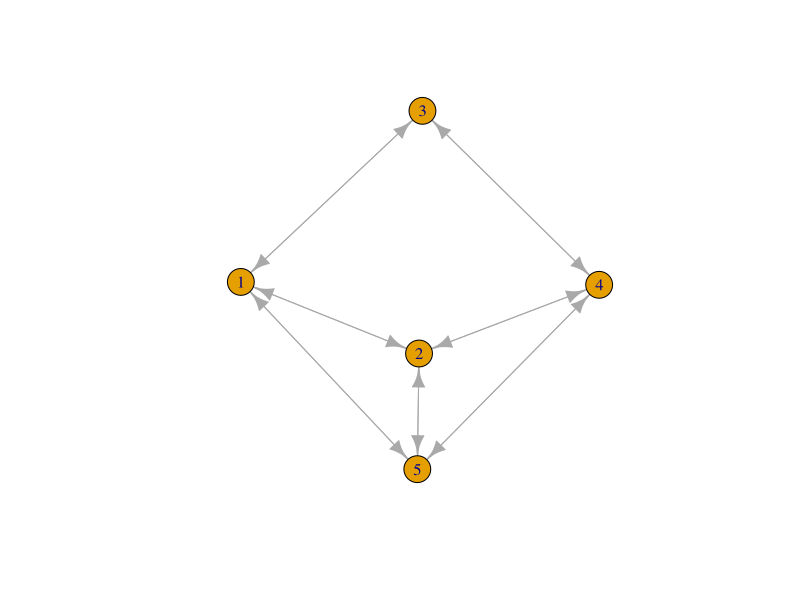
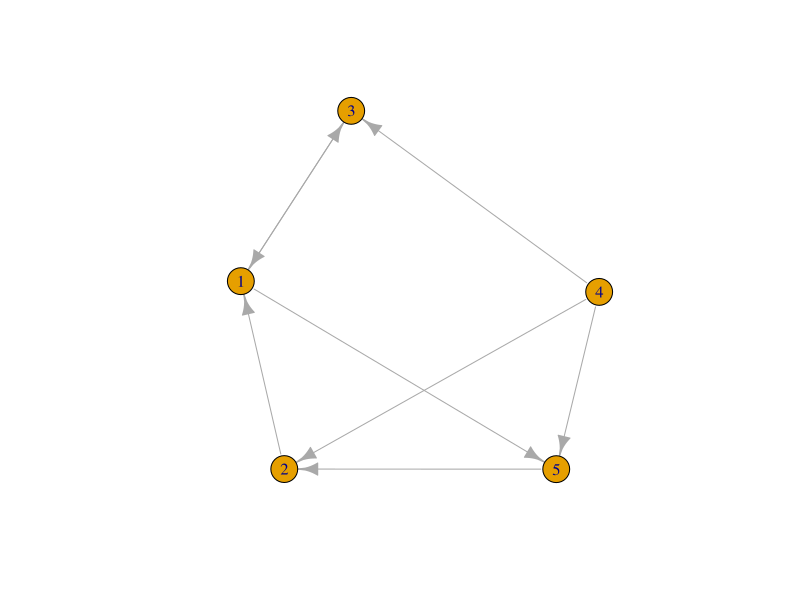
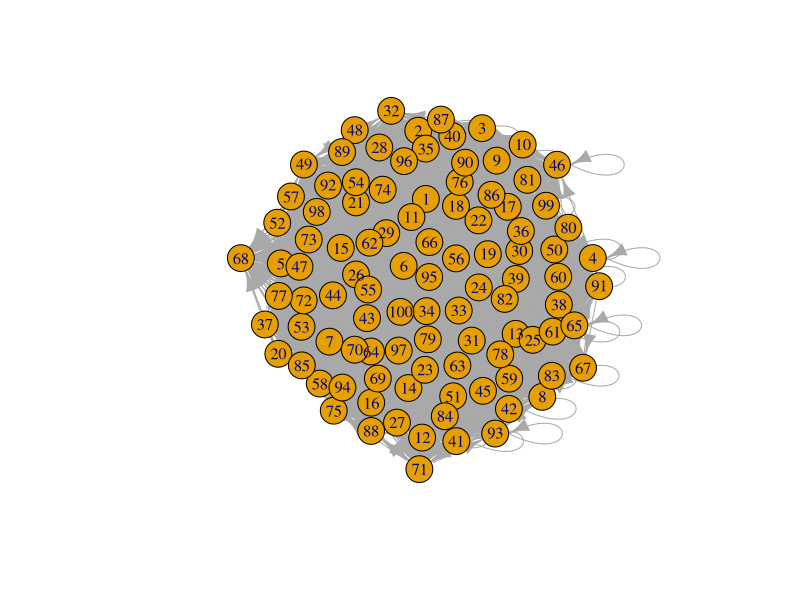
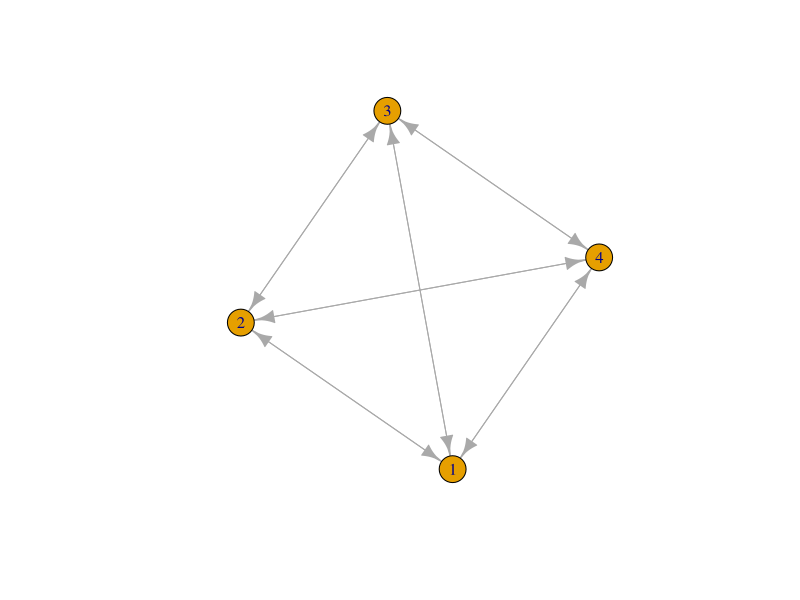
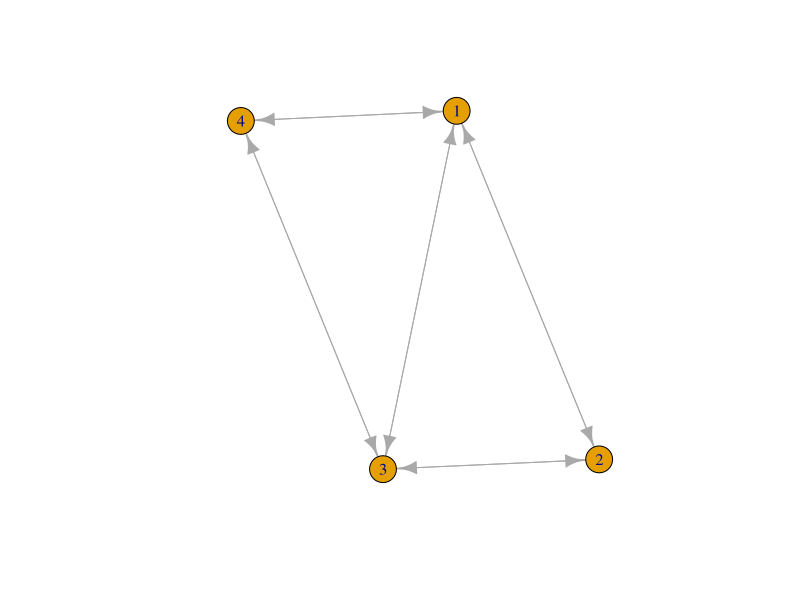
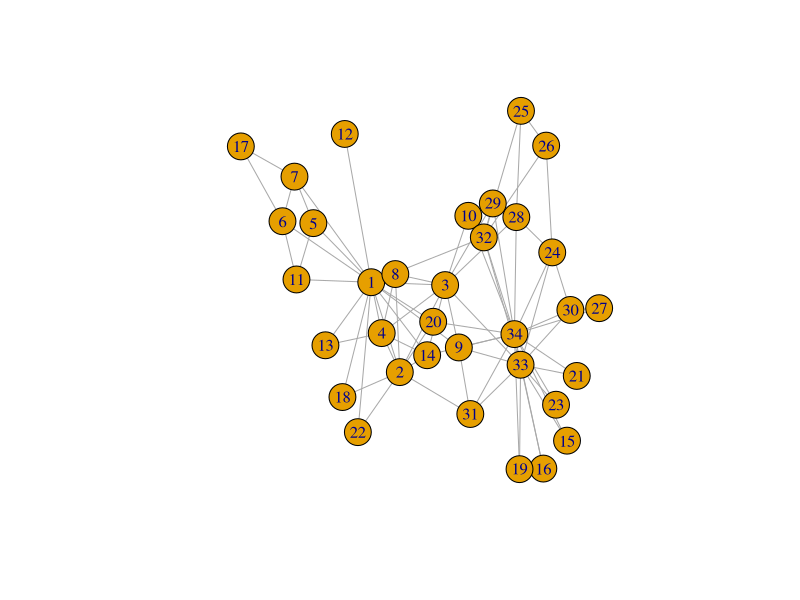

R code for these plots, in order:
## ---- chunk 1
knitr::opts_chunk$set(echo = TRUE)
## ---- chunk 2
#matrix(data, nrow, ncol, byrow, dimnames)
num1 <- c(0, 1, 2, 3, 4, 5, 6, 7, 8)
num2 <- data.frame(0, 1, 2, 3, 4, 5, 6, 7, 8)
## ---- chunk 3
## ego is row, alter is column
base <- c(0, 1)
mat1 <- matrix(base, nrow=100, ncol = 100, byrow = TRUE)
mat1

mat2 <- matrix(rnorm(1), nrow = 100, byrow = TRUE)
mat2
## ---- chunk 4
#in class 
numbers <- sample(x=0:1, size = 16, replace = TRUE)
net1 <- matrix(numbers, 4, 4, TRUE)
net1
## ---- chunk 5
diag(net1) <- 0
net1

#undirected network -- symmetric matrix
#symmetry - triangle (transpose didn't work) - if flip columns and rows, will have the same matrix
# upper triangle of matrix -- as AS SYMMETRIC
## ---- chunk 6
# descriptive statistics
rowSums(net1)
mean(net1)

## ---- chunk 7
## WORKSPACE FOR LEARNING R CODE
# install.packages("igraph")
#code from sample lab notebook
## graph <- graph_from_adjacency_matrix(AM_empty, mode = "directed")
## triad_census(graph)
library(igraph)
## ---- chunk 8
set.seed(124376) #randomized start
matrix1 <- matrix(sample(x=0:1, size = 25, replace = TRUE), nrow = 5, ncol = 5)
## ---- chunk 9
symmatrix1 <- matrix1 + t(matrix1) #this will just add over where there are 1's, but it will be a bit redundant
symmatrix1
symmatrix1[symmatrix1 == 2] <- 1 #neutralize redundancies
 # Replacement script -- IF/ELSE
 ## symmatrix1 <- ifelse(symmatrix1==2,1,0) 
diag(symmatrix1) <- 0
symmatrix1
## ---- chunk 10
symmatrix1G <- graph_from_adjacency_matrix(symmatrix1) 
class(symmatrix1G)
plot(symmatrix1G) #now we will map the triad relationships
igraph::transitivity(symmatrix1G, type = "undirected")

dyad_census(symmatrix1G)

## ---- chunk 11
matrix1G <- graph_from_adjacency_matrix(matrix1)
class(matrix1G)
plot(matrix1G)
igraph::transitivity(matrix1G, type = "undirected")
dyad_census(matrix1G)

## ---- chunk 12
triad_census(matrix1G) #from igraph package, it relays the counts for each of the 16 different configurations for directed networks but it doesn't actually say the type of configuration

install.packages("sna")
library(sna)
triad.census(matrix1) #Option 1 for looking at the types of triad census functions

triad_counts <- triad.census(as.matrix(as_adjacency_matrix(matrix1G))) #Option 2
print(triad_counts)
## ---- chunk 13
set.seed(178376) #randomized start
matrix100 <- matrix(sample(x=0:1, size = 10000, replace = TRUE), nrow = 100, ncol = 100)

matrix100G <- graph_from_adjacency_matrix(matrix100)
class(matrix100G)
plot(matrix100G)
igraph::transitivity(matrix100G, type = "undirected")
dyad_census(matrix100G)
triad.census(matrix100) 
## ---- chunk 14


# if [1,2]=TRUE and [2,3]=TRUE and [3,1]=true
# if x=1 and 

## Text From Working in Class: 
library(igraph)
set.seed(123443)
net3 <- matrix(sample(0:1, 16, replace = TRUE), nrow = 4, ncol = 4)

netN <- net3 + t(net3)
netN[netN == 2] <- 1
diag(netN) <- 0
netN

## closed triad: 1 connected to 2 and 3, 2 to 1 and 3, and 3 connected to 1 and 2
netG <- graph_from_adjacency_matrix(netN)
class(netG)
plot(netG)
igraph::transitivity(netG, type = "undirected")

dyad_census(netG)
## dyad: can have no, 1, or 2-way relationship. 



## ---- chunk 15
set.seed(123643)
net4 <- matrix(sample(0:1, 16, replace = TRUE), nrow = 4, ncol = 4)

netM <- net4 + t(net4)
netM[netM == 2] <- 1
diag(netM) <- 0
netM
netQ <- graph_from_adjacency_matrix(netM)
class(netQ)
plot(netQ)
igraph::transitivity(netQ, type = "undirected")

## ---- chunk 16
require(igraph)
g <- make_graph("Zachary")
plot(g)
gmat <- as_adjacency_matrix(g, type = "both", sparse = FALSE)
gmat

## ---- chunk 17
require(MASS)
set.seed(9864)  # We set a seed. In this we the random numbers we will generate be the same and we thus end up with the same dataset. Please not that to be absolutely sure to get the same dataset, we need to run the same R version (and packages).

# let us start with simulating the opinion of both partners.
Sigma <- matrix(c(10, 4, 4, 5), 2, 2)
opinions <- mvrnorm(n = 1000, mu = c(4, 5), Sigma)
opinion_W <- opinions[, 1]
opinion_M <- opinions[, 2]
dyad_id <- 1:1000

# and let's put everything together
data <- data.frame(dyad_id, opinion_W, opinion_M)
# add some description to the data
attr(data, "description") <- "This is a simulated dataset to illustrate interdependencies of observations within dyads (i.e. heterosexual couples). The dataset is in wide-format: one row refers to one couple. Variables with \"_W\" refer to women,\"_M\" refer to men."

# I don't think the variables need any further description.

summary(cars)
